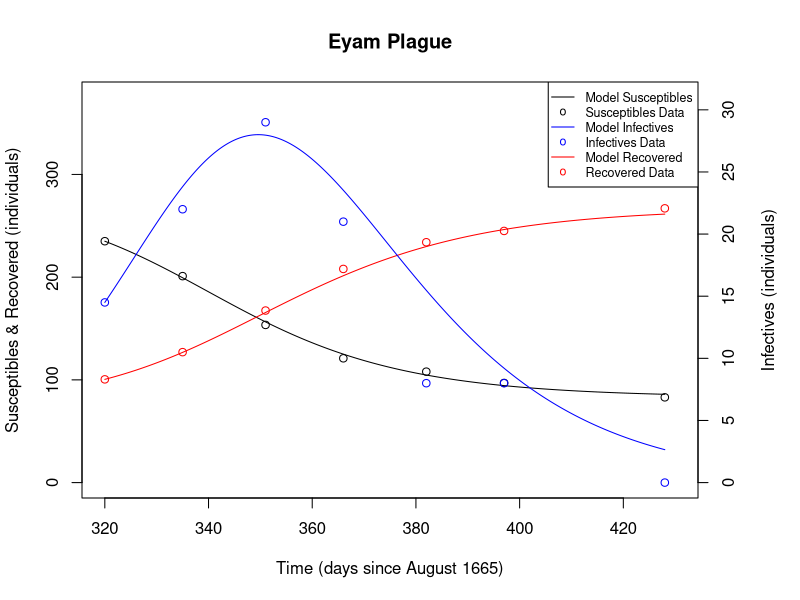

Source code (R):
library('deSolve')

# Real-world data from Table 2.2
N = 350
S_data = c(350,254,235,201,153.5,121,108,97,83)
I_data = c(0,7,14.5,22,29,21,8,8,0)
R_data = N - S_data - I_data
time = c(0,270,320,335,351,366,382,397,428)
# Took August to May to be 9*30 days, Mid-May to be May 15th, and used 4ths of month

initial = 3

plot_time = time[-(1:(initial-1))]
plot_S = S_data[-(1:(initial-1))]
plot_I = I_data[-(1:(initial-1))]
plot_R = R_data[-(1:(initial-1))]

# Should I pick my initial S and I to be 350 and 0 or 254 and 7?
S0 = S_data[initial]
Sinf = tail(S_data,1)
I0 = I_data[initial]
R0 = N - S0 - I0
alpha = 1/11
beta = (log(S0/Sinf)/(S0 + I0 - Sinf))*alpha
c = alpha/beta
Imax = -c + c * log(c) + S0 + I0 - c * log(S0)

# time sequence 
t <- seq(time[initial], tail(time,1), by = 0.01)

# parameters: a named vector
parameters <- c(a = alpha, b = beta)

# initial condition: a named vector
state <- c(S = S0, I = I0, R = R0)

# R function to calculate the value of the derivatives at each time value
# Use the names of the variables as defined in the vectors above
SIR_model <- function(t, state, parameters){
  with(as.list(c(state, parameters)), {
    dS = -b * I * S
    dI = b * I * S - a * I
    dR = a * I
    return(list(c(dS, dI, dR)))
  })
}
## Integration with 'ode'
out <- ode(y = state, times = t, func = SIR_model, parms = parameters)
out.df <- as.data.frame(out)

par(new=F,mar=c(5.1,4.1,4.1,5.1))
plot(plot_time,plot_S,
     xlab='Time (days since August 1665)',
     ylab='Susceptibles & Recovered (individuals)',
     xlim=c(plot_time[1],430), ylim=c(0,375),
     main='Eyam Plague')
lines(out.df[c("time","S")], lty=1)

par(new=T)
plot(plot_time,plot_R, col='red', 
     ann=F,axes=F, 
     xlim=c(plot_time[1],430), ylim=c(0,375))
lines(out.df[c("time","R")], col='red', lty=1)

par(new=T)
plot(plot_time,plot_I, col='blue', 
     ann=F,axes=F, 
     xlim=c(plot_time[1],430), ylim=c(0,max(I_data,Imax)+2))
lines(out.df[c("time","I")], col='blue', lty=1)
mtext("Infectives (individuals)", side=4, line=3)
axis(4)

legend("topright",
       legend=c("Model Susceptibles","Susceptibles Data","Model Infectives","Infectives Data","Model Recovered","Recovered Data"),
       lty=c(1,NA,1,NA,1,NA),
       col=c("black","black","blue","blue","red","red"), 
       pch=c(NA,"o",NA,"o",NA,"o"),
       cex=0.75)
